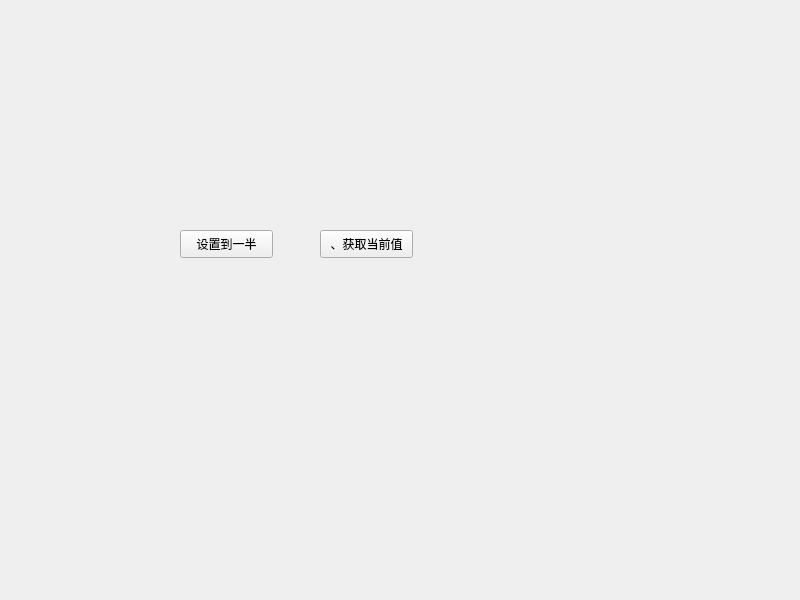
<?xml version="1.0" encoding="UTF-8"?>
<ui version="4.0">
 <class>Widget</class>
 <widget class="QWidget" name="Widget">
  <property name="geometry">
   <rect>
    <x>0</x>
    <y>0</y>
    <width>800</width>
    <height>600</height>
   </rect>
  </property>
  <property name="windowTitle">
   <string>Widget</string>
  </property>
  <widget class="SmallWidget" name="widget" native="true">
   <property name="geometry">
    <rect>
     <x>130</x>
     <y>140</y>
     <width>531</width>
     <height>71</height>
    </rect>
   </property>
  </widget>
  <widget class="QWidget" name="widget_2" native="true">
   <property name="geometry">
    <rect>
     <x>160</x>
     <y>330</y>
     <width>481</width>
     <height>61</height>
    </rect>
   </property>
  </widget>
  <widget class="QPushButton" name="btnset">
   <property name="geometry">
    <rect>
     <x>180</x>
     <y>230</y>
     <width>93</width>
     <height>28</height>
    </rect>
   </property>
   <property name="text">
    <string>设置到一半</string>
   </property>
  </widget>
  <widget class="QPushButton" name="btnget">
   <property name="geometry">
    <rect>
     <x>320</x>
     <y>230</y>
     <width>93</width>
     <height>28</height>
    </rect>
   </property>
   <property name="text">
    <string>、获取当前值</string>
   </property>
  </widget>
 </widget>
 <customwidgets>
  <customwidget>
   <class>SmallWidget</class>
   <extends>QWidget</extends>
   <header location="global">smallwidget.h</header>
   <container>1</container>
  </customwidget>
 </customwidgets>
 <resources/>
 <connections/>
</ui>
